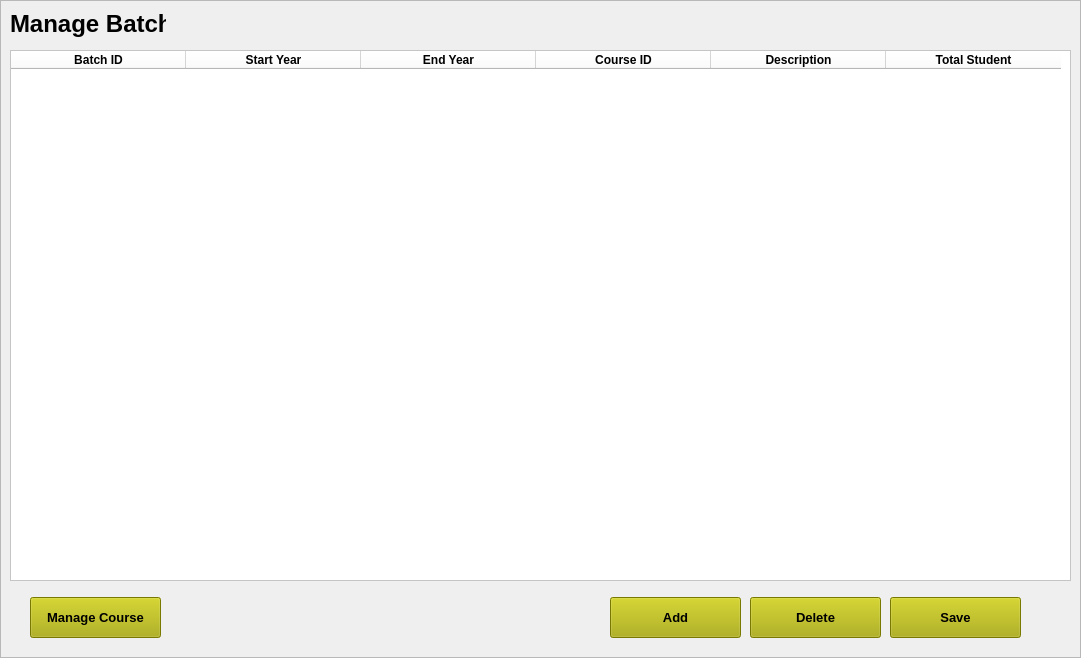
    <widget class="QFrame" name="batch_frame">
     <property name="geometry">
      <rect>
       <x>10</x>
       <y>10</y>
       <width>1081</width>
       <height>658</height>
      </rect>
     </property>
     <property name="frameShape">
      <enum>QFrame::StyledPanel</enum>
     </property>
     <property name="frameShadow">
      <enum>QFrame::Raised</enum>
     </property>
     <widget class="QLabel" name="label_62">
      <property name="geometry">
       <rect>
        <x>10</x>
        <y>10</y>
        <width>156</width>
        <height>27</height>
       </rect>
      </property>
      <property name="text">
       <string>&lt;h1&gt;Manage Batch&lt;/h1&gt;</string>
      </property>
     </widget>
     <widget class="QPushButton" name="add_batch_btn">
      <property name="geometry">
       <rect>
        <x>610</x>
        <y>597</y>
        <width>131</width>
        <height>41</height>
       </rect>
      </property>
      <property name="styleSheet">
       <string notr="true">font-weight:900;
font-size:13px;
background-color:rgb(170, 170, 0);
width:100%;
height:40px;</string>
      </property>
      <property name="text">
       <string>Add</string>
      </property>
     </widget>
     <widget class="QPushButton" name="delete_batch_btn">
      <property name="geometry">
       <rect>
        <x>750</x>
        <y>597</y>
        <width>131</width>
        <height>41</height>
       </rect>
      </property>
      <property name="styleSheet">
       <string notr="true">font-weight:900;
font-size:13px;
background-color:rgb(170, 170, 0);
width:100%;
height:40px;</string>
      </property>
      <property name="text">
       <string>Delete</string>
      </property>
     </widget>
     <widget class="QPushButton" name="manage_course_btn">
      <property name="geometry">
       <rect>
        <x>30</x>
        <y>597</y>
        <width>131</width>
        <height>41</height>
       </rect>
      </property>
      <property name="styleSheet">
       <string notr="true">font-weight:900;
font-size:13px;
background-color:rgb(170, 170, 0);
width:100%;
height:40px;</string>
      </property>
      <property name="text">
       <string>Manage Course</string>
      </property>
     </widget>
     <widget class="QTableWidget" name="manage_batch_table">
      <property name="geometry">
       <rect>
        <x>10</x>
        <y>50</y>
        <width>1061</width>
        <height>531</height>
       </rect>
      </property>
      <property name="styleSheet">
       <string notr="true">background-color:white;</string>
      </property>
      <property name="frameShadow">
       <enum>QFrame::Raised</enum>
      </property>
      <property name="selectionBehavior">
       <enum>QAbstractItemView::SelectRows</enum>
      </property>
      <attribute name="horizontalHeaderDefaultSectionSize">
       <number>175</number>
      </attribute>
      <column>
       <property name="text">
        <string>Batch ID</string>
       </property>
       <property name="font">
        <font>
         <weight>75</weight>
         <bold>true</bold>
        </font>
       </property>
      </column>
      <column>
       <property name="text">
        <string>Start Year</string>
       </property>
       <property name="font">
        <font>
         <weight>75</weight>
         <bold>true</bold>
        </font>
       </property>
      </column>
      <column>
       <property name="text">
        <string>End Year</string>
       </property>
       <property name="font">
        <font>
         <weight>75</weight>
         <bold>true</bold>
        </font>
       </property>
      </column>
      <column>
       <property name="text">
        <string>Course ID</string>
       </property>
       <property name="font">
        <font>
         <weight>75</weight>
         <bold>true</bold>
        </font>
       </property>
      </column>
      <column>
       <property name="text">
        <string>Description</string>
       </property>
       <property name="font">
        <font>
         <weight>75</weight>
         <bold>true</bold>
        </font>
       </property>
      </column>
      <column>
       <property name="text">
        <string>Total Student</string>
       </property>
       <property name="font">
        <font>
         <weight>75</weight>
         <bold>true</bold>
        </font>
       </property>
      </column>
     </widget>
     <widget class="QPushButton" name="save_batch_btn">
      <property name="geometry">
       <rect>
        <x>890</x>
        <y>597</y>
        <width>131</width>
        <height>41</height>
       </rect>
      </property>
      <property name="styleSheet">
       <string notr="true">font-weight:900;
font-size:13px;
background-color:rgb(170, 170, 0);
width:100%;
height:40px;</string>
      </property>
      <property name="text">
       <string>Save</string>
      </property>
     </widget>
    </widget>
